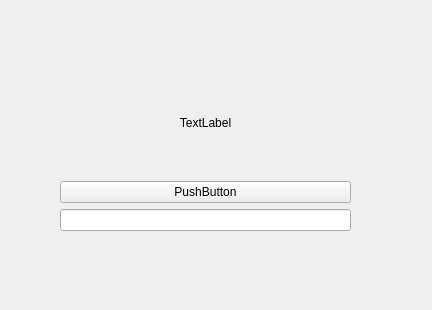
<?xml version="1.0" encoding="UTF-8"?>
<ui version="4.0">
 <class>systemInterface</class>
 <widget class="QWidget" name="systemInterface">
  <property name="geometry">
   <rect>
    <x>0</x>
    <y>0</y>
    <width>432</width>
    <height>310</height>
   </rect>
  </property>
  <property name="windowTitle">
   <string>Form</string>
  </property>
  <widget class="QWidget" name="">
   <property name="geometry">
    <rect>
     <x>60</x>
     <y>70</y>
     <width>291</width>
     <height>161</height>
    </rect>
   </property>
   <layout class="QVBoxLayout" name="verticalLayout">
    <item>
     <widget class="QLabel" name="label">
      <property name="text">
       <string>TextLabel</string>
      </property>
      <property name="alignment">
       <set>Qt::AlignCenter</set>
      </property>
     </widget>
    </item>
    <item>
     <widget class="QPushButton" name="pushButton">
      <property name="text">
       <string>PushButton</string>
      </property>
     </widget>
    </item>
    <item>
     <widget class="QLineEdit" name="lineEdit"/>
    </item>
   </layout>
  </widget>
 </widget>
 <resources/>
 <connections/>
</ui>
